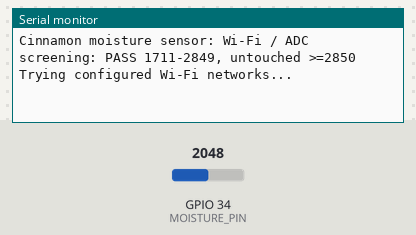
A sketch run on a simulated ESP32. On the bench: the last lines printed to the serial monitor. The test bench sets the inputs (shaded band); at power-on: GPIO 34 (MOISTURE_PIN) = 2048 (analog values on the 0–4095 scale). WiFi joins after 1.5 s; servers stay silent unless stated.

Above: at 2.2 s.
2.3 s: GPIO 34 (MOISTURE_PIN) set to 1784
At 3.9 s:
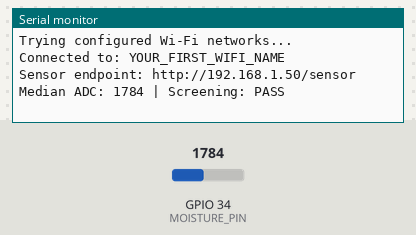
4.0 s: GPIO 34 (MOISTURE_PIN) set to 1664
At 7.0 s:
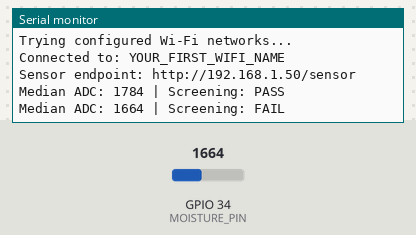

The sketch:

CinnamonGradingWifi.ino
```cpp
#include <WiFi.h>
#include <WiFiMulti.h>
#include <WebServer.h>
#include "wifi_credentials.h"
#include "cloud_transport.h"

// Wi-Fi is the transport for Expo Go. Enable only if you also want BLE available.
#define ENABLE_BLE 0
#if ENABLE_BLE
#include <BLEDevice.h>
#include <BLEServer.h>
#include <BLEUtils.h>
#include <BLE2902.h>
#endif

#define MOISTURE_PIN 34
const int SAMPLE_COUNT = 20;
// Empirical screening thresholds; ADC does not provide a calibrated percentage.
const int ADC_THRESHOLD = 1711;
const int ADC_UNTOUCHED_THRESHOLD = 2850;

const char *screeningStatus(int adc) {
  return adc >= ADC_UNTOUCHED_THRESHOLD ? "UNTOUCHED" : adc >= ADC_THRESHOLD ? "PASS" : "FAIL";
}
const char *DEVICE_NAME = "CinnamonGradingSensor";

WiFiMulti wifiMulti;
WebServer server(80);
int medianADC = 0;
bool hasReading = false;
unsigned long sampleUpdatedAt = 0;
unsigned long sampleSequence = 0;
unsigned long lastWifiAttempt = 0;
String lastAddress;
bool serverStarted = false;

#if ENABLE_BLE
const char *SERVICE_UUID = "7f510001-8c3d-4b89-a9e7-71c3a0000001";
const char *MOISTURE_CHARACTERISTIC_UUID = "7f510002-8c3d-4b89-a9e7-71c3a0000001";
BLECharacteristic *moistureCharacteristic = nullptr;
volatile bool deviceConnected = false;
class ServerCallbacks : public BLEServerCallbacks {
  // Mark the optional BLE client connected so notifications can be sent.
  void onConnect(BLEServer *server) override {
    deviceConnected = true;
  }
  // Clear BLE connection state and resume advertising for another connection.
  void onDisconnect(BLEServer *server) override {
    deviceConnected = false;
    BLEDevice::startAdvertising();
  }
};
// Initialize the optional ADC read/notify BLE service and start advertising.
void startBle() {
  BLEDevice::init(DEVICE_NAME);
  BLEServer *bleServer = BLEDevice::createServer();
  bleServer->setCallbacks(new ServerCallbacks());
  BLEService *service = bleServer->createService(SERVICE_UUID);
  moistureCharacteristic = service->createCharacteristic(
      MOISTURE_CHARACTERISTIC_UUID,
      BLECharacteristic::PROPERTY_READ | BLECharacteristic::PROPERTY_NOTIFY);
  moistureCharacteristic->addDescriptor(new BLE2902());
  service->start();
  BLEAdvertising *advertising = BLEDevice::getAdvertising();
  advertising->addServiceUUID(SERVICE_UUID);
  advertising->setScanResponse(true);
  BLEDevice::startAdvertising();
}
#endif

// Keep the HTTP server responsive while retaining the original sampling delay.
void responsiveDelay(unsigned long durationMs) {
  const unsigned long started = millis();
  while (millis() - started < durationMs) {
    if (serverStarted)
      server.handleClient();
    delay(1);
  }
}

// Sample GPIO34 twenty times and return the integer median after sorting.
int readMedianADC() {
  int readings[SAMPLE_COUNT];
  for (int i = 0; i < SAMPLE_COUNT; i++) {
    readings[i] = analogRead(MOISTURE_PIN);
    responsiveDelay(50);
  }
  for (int i = 0; i < SAMPLE_COUNT - 1; i++) {
    for (int j = i + 1; j < SAMPLE_COUNT; j++) {
      if (readings[j] < readings[i]) {
        const int temp = readings[i];
        readings[i] = readings[j];
        readings[j] = temp;
      }
    }
  }
  return (readings[SAMPLE_COUNT / 2 - 1] + readings[SAMPLE_COUNT / 2]) / 2;
}

// Serve the latest raw ADC, sample age and screening status through the local HTTP
// endpoint.
void sendSensorReading() {
  server.sendHeader("Cache-Control", "no-store");
  // Allow the existing browser preview to read this local development endpoint too.
  server.sendHeader("Access-Control-Allow-Origin", "*");
  if (!hasReading) {
    server.send(503, "application/json",
                "{\"error\":\"Waiting for the first median ADC sample\"}");
    return;
  }
  String json = "{\"device\":\"" + String(DEVICE_NAME) + "\"";
  json += ",\"median_adc\":" + String(medianADC);
  json += ",\"sample_sequence\":" + String(sampleSequence);
  json += ",\"age_ms\":" + String(millis() - sampleUpdatedAt);
  json += ",\"threshold\":" + String(ADC_THRESHOLD);
  json += ",\"provisional\":true";
  json +=
      ",\"status\":\"" + String(screeningStatus(medianADC)) + "\"}";
  server.send(200, "application/json", json);
}

// Reconnect to a configured network and restart the local server when its IP changes.
void maintainWifi() {
  if (WiFi.status() != WL_CONNECTED && millis() - lastWifiAttempt >= 10000) {
    lastWifiAttempt = millis();
    Serial.println("Trying configured Wi-Fi networks...");
    wifiMulti.run(5000);
  }
  if (WiFi.status() != WL_CONNECTED) {
    if (serverStarted) {
      server.stop();
      serverStarted = false;
      lastAddress = "";
    }
    return;
  }
  const String address = WiFi.localIP().toString();
  if (!serverStarted || address != lastAddress) {
    if (serverStarted)
      server.stop();
    server.begin();
    serverStarted = true;
    lastAddress = address;
    Serial.print("Connected to: ");
    Serial.println(WiFi.SSID());
    Serial.print("Sensor endpoint: http://");
    Serial.print(address);
    Serial.println("/sensor");
  }
}

// Initialize serial, ADC, saved Wi-Fi networks and the enabled sensor transports.
void setup() {
  Serial.begin(115200);
  analogReadResolution(12);
  delay(1000);
  Serial.println("\nCinnamon moisture sensor: Wi-Fi / ADC screening: PASS 1711-2849, untouched >=2850");
  WiFi.mode(WIFI_STA);
  WiFi.setHostname("cinnamon-sensor");
  if (strlen(WIFI_SSID_1) > 0)
    wifiMulti.addAP(WIFI_SSID_1, WIFI_PASSWORD_1);
  if (strlen(WIFI_SSID_2) > 0)
    wifiMulti.addAP(WIFI_SSID_2, WIFI_PASSWORD_2);
  // Optional third personal/shared-password network; older credentials still compile.
#if defined(WIFI_SSID_3) && defined(WIFI_PASSWORD_3)
  if (strlen(WIFI_SSID_3) > 0)
    wifiMulti.addAP(WIFI_SSID_3, WIFI_PASSWORD_3);
#endif
  server.on("/sensor", HTTP_GET, sendSensorReading);
  startCloud();
  lastWifiAttempt = millis() - 10000;
#if ENABLE_BLE
  startBle();
#endif
}

// Acquire the next median ADC sample and service local, cloud and optional BLE
// communication.
void loop() {
  maintainWifi();
  handleCloudSerial();
  medianADC = readMedianADC();
  sampleUpdatedAt = millis();
  sampleSequence++;
  hasReading = true;
  Serial.print("Median ADC: ");
  Serial.print(medianADC);
  Serial.print(" | Screening: ");
  Serial.println(screeningStatus(medianADC));
#if ENABLE_BLE
  String value = String(medianADC);
  moistureCharacteristic->setValue(value.c_str());
  if (deviceConnected)
    moistureCharacteristic->notify();
#endif
  sendCloudReading(medianADC, sampleSequence);
  responsiveDelay(2000);
}
```

cloud_credentials.example.h
```cpp
#pragma once
// Copy to cloud_credentials.h locally. Never commit that file.
#define CLOUD_ENABLED 0
// Set your backend HTTPS base URL in the private cloud_credentials.h.
#define CLOUD_BASE_URL ""
#define CLOUD_DEVICE_ID "cinnai-probe-001"
// Operator provisions this device; the token is copied to firmware via USB only.
#define CLOUD_DEVICE_TOKEN ""
// Supply a current trusted root CA PEM for the Azure endpoint certificate chain.
// Obtain from the CA's official site and verify its fingerprint out of band.
// Blank CA FAILS CLOSED; never substitute setInsecure().
static const char CLOUD_ROOT_CA[] = R"PEM(
)PEM";
```

cloud_transport.h
```cpp
#pragma once
#if __has_include("cloud_credentials.h")
#include "cloud_credentials.h"
#else
#include "cloud_credentials.example.h"
#endif
#if CLOUD_ENABLED
#include <WiFiClientSecure.h>
#include <HTTPClient.h>
#include <ArduinoJson.h> // ArduinoJson 7.x
#include <time.h>
#include <esp_system.h>

// Successful uploads follow the roughly three-second median-sampling loop.
static const unsigned long CLOUD_UPLOAD_INTERVAL_MS = 3000;
static unsigned long cloudNextAttempt = 0;
static unsigned long cloudBackoff = 10000;
static String cloudBootId;
static String cloudCommand;

// Create a boot-specific telemetry event prefix and start NTP time synchronization for
// TLS.
void startCloud() {
  char id[33];
  snprintf(id, sizeof(id), "%08lx%08lx%08lx%08lx", (unsigned long)esp_random(),
           (unsigned long)esp_random(), (unsigned long)esp_random(),
           (unsigned long)esp_random());
  cloudBootId = id;
  configTime(0, 0, "time.google.com", "pool.ntp.org");
}
// Send an authenticated HTTPS request with certificate verification and no
// credential-bearing redirects.
int cloudPost(const char *path, const String &payload, bool pairing = false) {
  if (WiFi.status() != WL_CONNECTED || time(nullptr) < 1700000000 ||
      strlen(CLOUD_ROOT_CA) < 100 || strlen(CLOUD_DEVICE_TOKEN) < 40 ||
      !String(CLOUD_BASE_URL).startsWith("https://"))
    return -1;
  WiFiClientSecure tls;
  tls.setCACert(CLOUD_ROOT_CA);
  tls.setHandshakeTimeout(5);
  HTTPClient http;
  http.setConnectTimeout(5000);
  http.setTimeout(5000);
  // Do not follow redirects with credentials.
  http.setFollowRedirects(HTTPC_DISABLE_FOLLOW_REDIRECTS);
  if (!http.begin(tls, String(CLOUD_BASE_URL) + path))
    return -1;
  http.addHeader("Content-Type", "application/json");
  http.addHeader("Authorization", "Bearer " + String(CLOUD_DEVICE_TOKEN));
  int status = http.POST(payload);
  if (pairing && status == 200) {
    JsonDocument response;
    if (!deserializeJson(response, http.getString()) &&
        response["code"].is<const char *>()) {
      Serial.print("Temporary pairing code (10 minutes): ");
      Serial.println(response["code"].as<const char *>());
    }
  }
  http.end();
  return status;
}
// Upload only the current sample, backing off after failures without replaying old
// readings.
void sendCloudReading(int adc, unsigned long sequence) {
  // Only a fresh current sample is sent; never replay offline backlog as fresh.
  if ((long)(millis() - cloudNextAttempt) < 0)
    return;
  JsonDocument payload;
  payload["device_id"] = CLOUD_DEVICE_ID;
  payload["event_id"] = cloudBootId + "_" + String(sequence);
  payload["adc"] = adc;
  String body;
  serializeJson(payload, body);
  const unsigned long attemptStartedAt = millis();
  int status = cloudPost("/cloud/telemetry", body);
  if (status == 200) {
    cloudBackoff = 10000;
    // Measure from request start to avoid adding a second interval after HTTP.
    cloudNextAttempt = attemptStartedAt + CLOUD_UPLOAD_INTERVAL_MS;
  } else {
    // Retain the existing 20/40/60-second failure backoff and jitter.
    cloudBackoff = min(cloudBackoff * 2, (unsigned long)60000);
    cloudNextAttempt = millis() + cloudBackoff + esp_random() % 500;
  }
  Serial.print("Cloud telemetry HTTP status: ");
  Serial.println(status);
}
// Accept the PAIR serial command and request a short-lived account pairing code.
void handleCloudSerial() {
  while (Serial.available()) {
    char c = Serial.read();
    if (c == '\n') {
      cloudCommand.trim();
      if (cloudCommand == "PAIR") {
        int status = cloudPost("/cloud/device/pair-code", "{}", true);
        Serial.print("Pair request HTTP status: ");
        Serial.println(status);
      }
      cloudCommand = "";
    } else if (cloudCommand.length() < 16)
      cloudCommand += c;
  }
}
#else
void startCloud() {}
// Keep this transport hook a no-op when cloud support is compiled out.
void sendCloudReading(int, unsigned long) {}
// Keep this transport hook a no-op when cloud support is compiled out.
void handleCloudSerial() {}
#endif
```

wifi_credentials.example.h
```cpp
#pragma once

// Copy this file to wifi_credentials.h in the same sketch folder.
// Enter your credentials locally; do not share the completed file.
const char *WIFI_SSID_1 = "YOUR_FIRST_WIFI_NAME";
const char *WIFI_PASSWORD_1 = "YOUR_FIRST_WIFI_PASSWORD";
const char *WIFI_SSID_2 = "YOUR_SECOND_WIFI_NAME";
const char *WIFI_PASSWORD_2 = "YOUR_SECOND_WIFI_PASSWORD";

// Optional university/shared-password network. Leave empty until configured.
// Enterprise username/password and browser-login networks need separate support.
#define WIFI_SSID_3 ""
#define WIFI_PASSWORD_3 ""
```

Measured:
- the behaviour switches between 1711 and 1710 on GPIO 34 (MOISTURE_PIN) (found by bisection; images 1 and 2)
- after the input at 2.3 s, the serial monitor: prints a new line after 1.2 s (image 1)
- after the input at 4.0 s, the serial monitor: prints a new line after 2.5 s (image 2)
